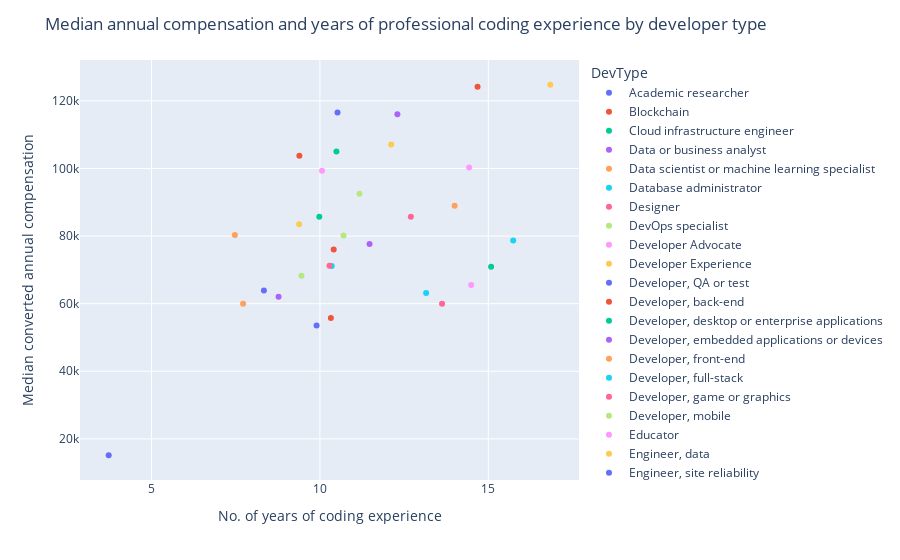

The cell this chart's notebook holds for it:
### Code cell
fig = px.scatter(grouped_df_YearsCode, x='YearsCodePro', y='ConvertedCompYearly', text='DevType', color ='DevType')


fig.update_traces(textposition='top center', mode='markers')


fig.update_layout(
    title='Median annual compensation and years of professional coding experience by developer type',
    xaxis_title='No. of years of coding experience',
    yaxis_title='Median converted annual compensation',
    hovermode='closest')

fig.show()

### Figure 1 — Plotly figure (JSON) as saved in the notebook; plotly's stock layout.template omitted (floating-point values rounded to 4 significant figures)
{"data": [{"hovertemplate": "DevType=%{text}<br>YearsCodePro=%{x}<br>ConvertedCompYearly=%{y}<extra></extra>", "legendgroup": "Academic researcher", "marker": {"color": "#636efa", "symbol": "circle"}, "mode": "markers", "name": "Academic researcher", "orientation": "v", "showlegend": true, "text": ["Academic researcher"], "textposition": "top center", "type": "scatter", "x": [9.9], "xaxis": "x", "y": [53545], "yaxis": "y"}, {"hovertemplate": "DevType=%{text}<br>YearsCodePro=%{x}<br>ConvertedCompYearly=%{y}<extra></extra>", "legendgroup": "Blockchain", "marker": {"color": "#EF553B", "symbol": "circle"}, "mode": "markers", "name": "Blockchain", "orientation": "v", "showlegend": true, "text": ["Blockchain"], "textposition": "top center", "type": "scatter", "x": [9.389], "xaxis": "x", "y": [103743], "yaxis": "y"}, {"hovertemplate": "DevType=%{text}<br>YearsCodePro=%{x}<br>ConvertedCompYearly=%{y}<extra></extra>", "legendgroup": "Cloud infrastructure engineer", "marker": {"color": "#00cc96", "symbol": "circle"}, "mode": "markers", "name": "Cloud infrastructure engineer", "orientation": "v", "showlegend": true, "text": ["Cloud infrastructure engineer"], "textposition": "top center", "type": "scatter", "x": [10.49], "xaxis": "x", "y": [105000], "yaxis": "y"}, {"hovertemplate": "DevType=%{text}<br>YearsCodePro=%{x}<br>ConvertedCompYearly=%{y}<extra></extra>", "legendgroup": "Data or business analyst", "marker": {"color": "#ab63fa", "symbol": "circle"}, "mode": "markers", "name": "Data or business analyst", "orientation": "v", "showlegend": true, "text": ["Data or business analyst"], "textposition": "top center", "type": "scatter", "x": [8.772], "xaxis": "x", "y": [62069], "yaxis": "y"}, {"hovertemplate": "DevType=%{text}<br>YearsCodePro=%{x}<br>ConvertedCompYearly=%{y}<extra></extra>", "legendgroup": "Data scientist or machine learning specialist", "marker": {"color": "#FFA15A", "symbol": "circle"}, "mode": "markers", "name": "Data scientist or machine learning specialist", "orientation": "v", "showlegend": true, "text": ["Data scientist or machine learning specialist"], "textposition": "top center", "type": "scatter", "x": [7.473], "xaxis": "x", "y": [80317], "yaxis": "y"}, {"hovertemplate": "DevType=%{text}<br>YearsCodePro=%{x}<br>ConvertedCompYearly=%{y}<extra></extra>", "legendgroup": "Database administrator", "marker": {"color": "#19d3f3", "symbol": "circle"}, "mode": "markers", "name": "Database administrator", "orientation": "v", "showlegend": true, "text": ["Database administrator"], "textposition": "top center", "type": "scatter", "x": [15.74], "xaxis": "x", "y": [78690.0], "yaxis": "y"}, {"hovertemplate": "DevType=%{text}<br>YearsCodePro=%{x}<br>ConvertedCompYearly=%{y}<extra></extra>", "legendgroup": "Designer", "marker": {"color": "#FF6692", "symbol": "circle"}, "mode": "markers", "name": "Designer", "orientation": "v", "showlegend": true, "text": ["Designer"], "textposition": "top center", "type": "scatter", "x": [13.63], "xaxis": "x", "y": [59970], "yaxis": "y"}, {"hovertemplate": "DevType=%{text}<br>YearsCodePro=%{x}<br>ConvertedCompYearly=%{y}<extra></extra>", "legendgroup": "DevOps specialist", "marker": {"color": "#B6E880", "symbol": "circle"}, "mode": "markers", "name": "DevOps specialist", "orientation": "v", "showlegend": true, "text": ["DevOps specialist"], "textposition": "top center", "type": "scatter", "x": [10.7], "xaxis": "x", "y": [80160.0], "yaxis": "y"}, {"hovertemplate": "DevType=%{text}<br>YearsCodePro=%{x}<br>ConvertedCompYearly=%{y}<extra></extra>", "legendgroup": "Developer Advocate", "marker": {"color": "#FF97FF", "symbol": "circle"}, "mode": "markers", "name": "Developer Advocate", "orientation": "v", "showlegend": true, "text": ["Developer Advocate"], "textposition": "top center", "type": "scatter", "x": [14.43], "xaxis": "x", "y": [100300.0], "yaxis": "y"}, {"hovertemplate": "DevType=%{text}<br>YearsCodePro=%{x}<br>ConvertedCompYearly=%{y}<extra></extra>", "legendgroup": "Developer Experience", "marker": {"color": "#FECB52", "symbol": "circle"}, "mode": "markers", "name": "Developer Experience", "orientation": "v", "showlegend": true, "text": ["Developer Experience"], "textposition": "top center", "type": "scatter", "x": [12.12], "xaxis": "x", "y": [107090], "yaxis": "y"}, {"hovertemplate": "DevType=%{text}<br>YearsCodePro=%{x}<br>ConvertedCompYearly=%{y}<extra></extra>", "legendgroup": "Developer, QA or test", "marker": {"color": "#636efa", "symbol": "circle"}, "mode": "markers", "name": "Developer, QA or test", "orientation": "v", "showlegend": true, "text": ["Developer, QA or test"], "textposition": "top center", "type": "scatter", "x": [8.336], "xaxis": "x", "y": [63927], "yaxis": "y"}, {"hovertemplate": "DevType=%{text}<br>YearsCodePro=%{x}<br>ConvertedCompYearly=%{y}<extra></extra>", "legendgroup": "Developer, back-end", "marker": {"color": "#EF553B", "symbol": "circle"}, "mode": "markers", "name": "Developer, back-end", "orientation": "v", "showlegend": true, "text": ["Developer, back-end"], "textposition": "top center", "type": "scatter", "x": [10.41], "xaxis": "x", "y": [76034], "yaxis": "y"}, {"hovertemplate": "DevType=%{text}<br>YearsCodePro=%{x}<br>ConvertedCompYearly=%{y}<extra></extra>", "legendgroup": "Developer, desktop or enterprise applications", "marker": {"color": "#00cc96", "symbol": "circle"}, "mode": "markers", "name": "Developer, desktop or enterprise applications", "orientation": "v", "showlegend": true, "text": ["Developer, desktop or enterprise applications"], "textposition": "top center", "type": "scatter", "x": [15.08], "xaxis": "x", "y": [70880.0], "yaxis": "y"}, {"hovertemplate": "DevType=%{text}<br>YearsCodePro=%{x}<br>ConvertedCompYearly=%{y}<extra></extra>", "legendgroup": "Developer, embedded applications or devices", "marker": {"color": "#ab63fa", "symbol": "circle"}, "mode": "markers", "name": "Developer, embedded applications or devices", "orientation": "v", "showlegend": true, "text": ["Developer, embedded applications or devices"], "textposition": "top center", "type": "scatter", "x": [11.47], "xaxis": "x", "y": [77630.0], "yaxis": "y"}, {"hovertemplate": "DevType=%{text}<br>YearsCodePro=%{x}<br>ConvertedCompYearly=%{y}<extra></extra>", "legendgroup": "Developer, front-end", "marker": {"color": "#FFA15A", "symbol": "circle"}, "mode": "markers", "name": "Developer, front-end", "orientation": "v", "showlegend": true, "text": ["Developer, front-end"], "textposition": "top center", "type": "scatter", "x": [7.718], "xaxis": "x", "y": [59970], "yaxis": "y"}, {"hovertemplate": "DevType=%{text}<br>YearsCodePro=%{x}<br>ConvertedCompYearly=%{y}<extra></extra>", "legendgroup": "Developer, full-stack", "marker": {"color": "#19d3f3", "symbol": "circle"}, "mode": "markers", "name": "Developer, full-stack", "orientation": "v", "showlegend": true, "text": ["Developer, full-stack"], "textposition": "top center", "type": "scatter", "x": [10.35], "xaxis": "x", "y": [71156], "yaxis": "y"}, {"hovertemplate": "DevType=%{text}<br>YearsCodePro=%{x}<br>ConvertedCompYearly=%{y}<extra></extra>", "legendgroup": "Developer, game or graphics", "marker": {"color": "#FF6692", "symbol": "circle"}, "mode": "markers", "name": "Developer, game or graphics", "orientation": "v", "showlegend": true, "text": ["Developer, game or graphics"], "textposition": "top center", "type": "scatter", "x": [10.28], "xaxis": "x", "y": [71192], "yaxis": "y"}, {"hovertemplate": "DevType=%{text}<br>YearsCodePro=%{x}<br>ConvertedCompYearly=%{y}<extra></extra>", "legendgroup": "Developer, mobile", "marker": {"color": "#B6E880", "symbol": "circle"}, "mode": "markers", "name": "Developer, mobile", "orientation": "v", "showlegend": true, "text": ["Developer, mobile"], "textposition": "top center", "type": "scatter", "x": [9.452], "xaxis": "x", "y": [68276], "yaxis": "y"}, {"hovertemplate": "DevType=%{text}<br>YearsCodePro=%{x}<br>ConvertedCompYearly=%{y}<extra></extra>", "legendgroup": "Educator", "marker": {"color": "#FF97FF", "symbol": "circle"}, "mode": "markers", "name": "Educator", "orientation": "v", "showlegend": true, "text": ["Educator"], "textposition": "top center", "type": "scatter", "x": [14.49], "xaxis": "x", "y": [65539], "yaxis": "y"}, {"hovertemplate": "DevType=%{text}<br>YearsCodePro=%{x}<br>ConvertedCompYearly=%{y}<extra></extra>", "legendgroup": "Engineer, data", "marker": {"color": "#FECB52", "symbol": "circle"}, "mode": "markers", "name": "Engineer, data", "orientation": "v", "showlegend": true, "text": ["Engineer, data"], "textposition": "top center", "type": "scatter", "x": [9.383], "xaxis": "x", "y": [83515], "yaxis": "y"}, {"hovertemplate": "DevType=%{text}<br>YearsCodePro=%{x}<br>ConvertedCompYearly=%{y}<extra></extra>", "legendgroup": "Engineer, site reliability", "marker": {"color": "#636efa", "symbol": "circle"}, "mode": "markers", "name": "Engineer, site reliability", "orientation": "v", "showlegend": true, "text": ["Engineer, site reliability"], "textposition": "top center", "type": "scatter", "x": [10.52], "xaxis": "x", "y": [116600.0], "yaxis": "y"}, {"hovertemplate": "DevType=%{text}<br>YearsCodePro=%{x}<br>ConvertedCompYearly=%{y}<extra></extra>", "legendgroup": "Engineering manager", "marker": {"color": "#EF553B", "symbol": "circle"}, "mode": "markers", "name": "Engineering manager", "orientation": "v", "showlegend": true, "text": ["Engineering manager"], "textposition": "top center", "type": "scatter", "x": [14.68], "xaxis": "x", "y": [124138], "yaxis": "y"}, {"hovertemplate": "DevType=%{text}<br>YearsCodePro=%{x}<br>ConvertedCompYearly=%{y}<extra></extra>", "legendgroup": "Hardware Engineer", "marker": {"color": "#00cc96", "symbol": "circle"}, "mode": "markers", "name": "Hardware Engineer", "orientation": "v", "showlegend": true, "text": ["Hardware Engineer"], "textposition": "top center", "type": "scatter", "x": [9.982], "xaxis": "x", "y": [85672], "yaxis": "y"}, {"hovertemplate": "DevType=%{text}<br>YearsCodePro=%{x}<br>ConvertedCompYearly=%{y}<extra></extra>", "legendgroup": "Marketing or sales professional", "marker": {"color": "#ab63fa", "symbol": "circle"}, "mode": "markers", "name": "Marketing or sales professional", "orientation": "v", "showlegend": true, "text": ["Marketing or sales professional"], "textposition": "top center", "type": "scatter", "x": [12.3], "xaxis": "x", "y": [116000], "yaxis": "y"}, {"hovertemplate": "DevType=%{text}<br>YearsCodePro=%{x}<br>ConvertedCompYearly=%{y}<extra></extra>", "legendgroup": "Product manager", "marker": {"color": "#FFA15A", "symbol": "circle"}, "mode": "markers", "name": "Product manager", "orientation": "v", "showlegend": true, "text": ["Product manager"], "textposition": "top center", "type": "scatter", "x": [14], "xaxis": "x", "y": [88934], "yaxis": "y"}, {"hovertemplate": "DevType=%{text}<br>YearsCodePro=%{x}<br>ConvertedCompYearly=%{y}<extra></extra>", "legendgroup": "Project manager", "marker": {"color": "#19d3f3", "symbol": "circle"}, "mode": "markers", "name": "Project manager", "orientation": "v", "showlegend": true, "text": ["Project manager"], "textposition": "top center", "type": "scatter", "x": [13.15], "xaxis": "x", "y": [63183], "yaxis": "y"}, {"hovertemplate": "DevType=%{text}<br>YearsCodePro=%{x}<br>ConvertedCompYearly=%{y}<extra></extra>", "legendgroup": "Research & Development role", "marker": {"color": "#FF6692", "symbol": "circle"}, "mode": "markers", "name": "Research & Development role", "orientation": "v", "showlegend": true, "text": ["Research & Development role"], "textposition": "top center", "type": "scatter", "x": [12.7], "xaxis": "x", "y": [85672], "yaxis": "y"}, {"hovertemplate": "DevType=%{text}<br>YearsCodePro=%{x}<br>ConvertedCompYearly=%{y}<extra></extra>", "legendgroup": "Scientist", "marker": {"color": "#B6E880", "symbol": "circle"}, "mode": "markers", "name": "Scientist", "orientation": "v", "showlegend": true, "text": ["Scientist"], "textposition": "top center", "type": "scatter", "x": [11.17], "xaxis": "x", "y": [92545], "yaxis": "y"}, {"hovertemplate": "DevType=%{text}<br>YearsCodePro=%{x}<br>ConvertedCompYearly=%{y}<extra></extra>", "legendgroup": "Security professional", "marker": {"color": "#FF97FF", "symbol": "circle"}, "mode": "markers", "name": "Security professional", "orientation": "v", "showlegend": true, "text": ["Security professional"], "textposition": "top center", "type": "scatter", "x": [10.06], "xaxis": "x", "y": [99311], "yaxis": "y"}, {"hovertemplate": "DevType=%{text}<br>YearsCodePro=%{x}<br>ConvertedCompYearly=%{y}<extra></extra>", "legendgroup": "Senior Executive (C-Suite, VP, etc.)", "marker": {"color": "#FECB52", "symbol": "circle"}, "mode": "markers", "name": "Senior Executive (C-Suite, VP, etc.)", "orientation": "v", "showlegend": true, "text": ["Senior Executive (C-Suite, VP, etc.)"], "textposition": "top center", "type": "scatter", "x": [16.84], "xaxis": "x", "y": [124800.0], "yaxis": "y"}, {"hovertemplate": "DevType=%{text}<br>YearsCodePro=%{x}<br>ConvertedCompYearly=%{y}<extra></extra>", "legendgroup": "Student", "marker": {"color": "#636efa", "symbol": "circle"}, "mode": "markers", "name": "Student", "orientation": "v", "showlegend": true, "text": ["Student"], "textposition": "top center", "type": "scatter", "x": [3.727], "xaxis": "x", "y": [15159], "yaxis": "y"}, {"hovertemplate": "DevType=%{text}<br>YearsCodePro=%{x}<br>ConvertedCompYearly=%{y}<extra></extra>", "legendgroup": "System administrator", "marker": {"color": "#EF553B", "symbol": "circle"}, "mode": "markers", "name": "System administrator", "orientation": "v", "showlegend": true, "text": ["System administrator"], "textposition": "top center", "type": "scatter", "x": [10.32], "xaxis": "x", "y": [55790.0], "yaxis": "y"}], "layout": {"autosize": true, "hovermode": "closest", "legend": {"title": {"text": "DevType"}, "tracegroupgap": 0}, "margin": {"t": 60}, "title": {"text": "Median annual compensation and years of professional coding experience by developer type"}, "xaxis": {"anchor": "y", "autorange": true, "domain": [0, 1], "range": [2.908, 17.66], "title": {"text": "No. of years of coding experience"}, "type": "linear"}, "yaxis": {"anchor": "x", "autorange": true, "domain": [0, 1], "range": [6673.0, 133200.0], "title": {"text": "Median converted annual compensation"}, "type": "linear"}}}
